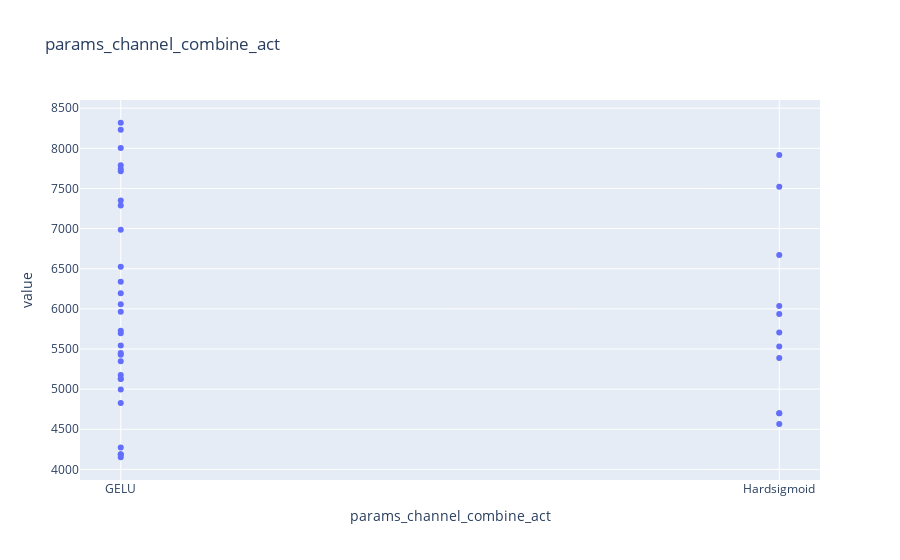
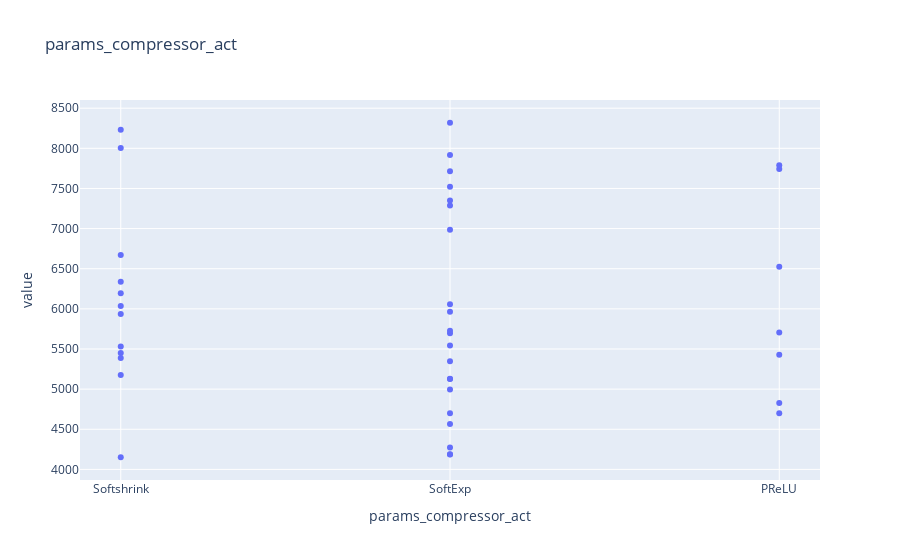
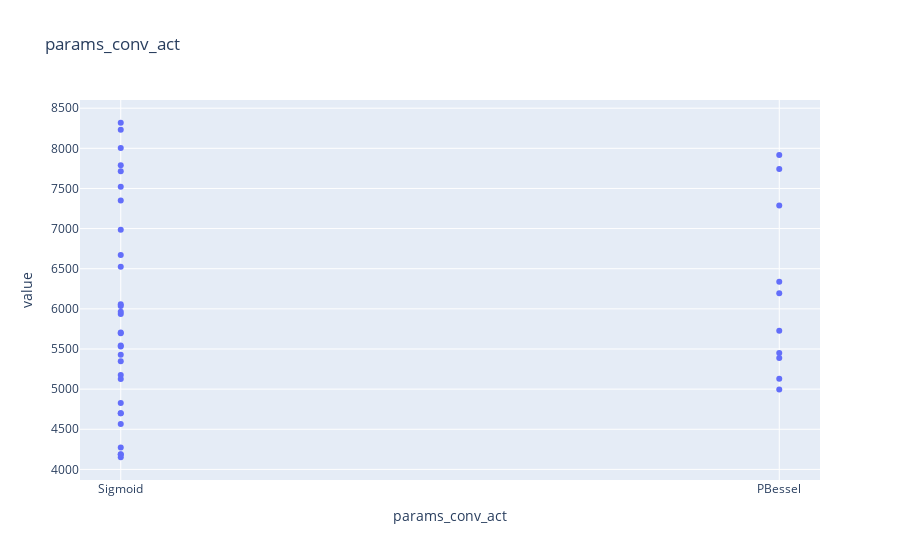
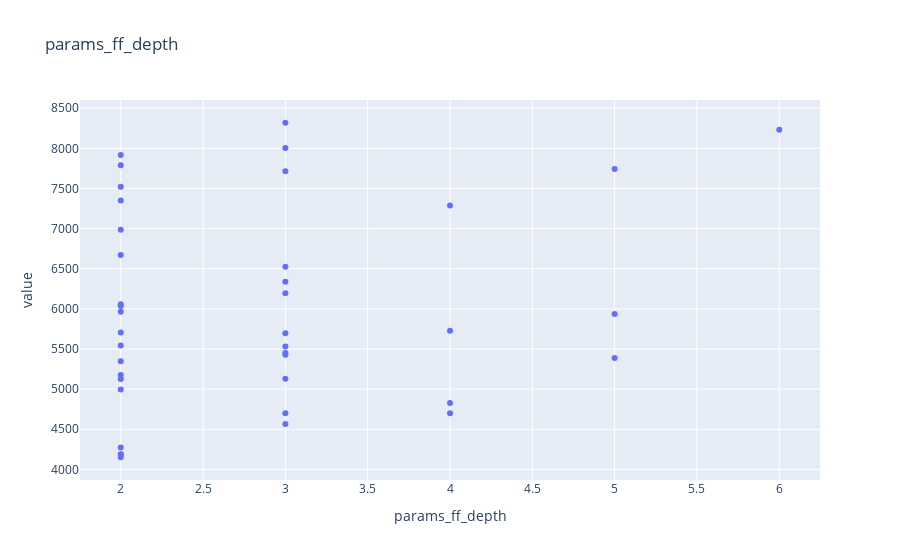

Source (notebook cell) for these figures, in order:
### Code cell
for p in params:
    df.plot(x=p, y="value", kind="scatter", title=p).show()

### Figure 1 — Plotly figure (JSON) as saved in the notebook; plotly's stock layout.template omitted (floating-point values rounded to 4 significant figures)
{"data": [{"hovertemplate": "params_channel_combine_act=%{x}<br>value=%{y}<extra></extra>", "legendgroup": "", "marker": {"color": "#636efa", "symbol": "circle"}, "mode": "markers", "name": "", "orientation": "v", "showlegend": false, "type": "scatter", "x": ["GELU", "GELU", "GELU", "GELU", "Hardsigmoid", "Hardsigmoid", "Hardsigmoid", "GELU", "GELU", "GELU", "GELU", "GELU", "GELU", "Hardsigmoid", "GELU", "GELU", "Hardsigmoid", "GELU", "GELU", "Hardsigmoid", "GELU", "Hardsigmoid", "GELU", "Hardsigmoid", "GELU", "GELU", "GELU", "GELU", "Hardsigmoid", "GELU", "GELU", "GELU", "Hardsigmoid", "GELU", "GELU", "GELU", "Hardsigmoid", "GELU", "GELU", "GELU"], "xaxis": "x", "y": [4151.0, 4186.0, 4188.0, 4273.0, 4567.0, 4699.0, 4700.0, 4828.0, 4994.0, 5126.0, 5130.0, 5177.0, 5347.0, 5388.0, 5428.0, 5451.0, 5532.0, 5544.0, 5696.0, 5706.0, 5727.0, 5937.0, 5966.0, 6037.0, 6058.0, 6194.0, 6337.0, 6524.0, 6671.0, 6986.0, 7288.0, 7348.0, 7521.0, 7714.0, 7742.0, 7789.0, 7915.0, 8004.0, 8231.0, 8319.0], "yaxis": "y"}], "layout": {"legend": {"tracegroupgap": 0}, "title": {"text": "params_channel_combine_act"}, "xaxis": {"anchor": "y", "domain": [0, 1], "title": {"text": "params_channel_combine_act"}}, "yaxis": {"anchor": "x", "domain": [0, 1], "title": {"text": "value"}}}}

### Figure 2 — Plotly figure (JSON) as saved in the notebook; plotly's stock layout.template omitted (floating-point values rounded to 4 significant figures)
{"data": [{"hovertemplate": "params_compressor_act=%{x}<br>value=%{y}<extra></extra>", "legendgroup": "", "marker": {"color": "#636efa", "symbol": "circle"}, "mode": "markers", "name": "", "orientation": "v", "showlegend": false, "type": "scatter", "x": ["Softshrink", "SoftExp", "SoftExp", "SoftExp", "SoftExp", "SoftExp", "PReLU", "PReLU", "SoftExp", "SoftExp", "SoftExp", "Softshrink", "SoftExp", "Softshrink", "PReLU", "Softshrink", "Softshrink", "SoftExp", "SoftExp", "PReLU", "SoftExp", "Softshrink", "SoftExp", "Softshrink", "SoftExp", "Softshrink", "Softshrink", "PReLU", "Softshrink", "SoftExp", "SoftExp", "SoftExp", "SoftExp", "SoftExp", "PReLU", "PReLU", "SoftExp", "Softshrink", "Softshrink", "SoftExp"], "xaxis": "x", "y": [4151.0, 4186.0, 4188.0, 4273.0, 4567.0, 4699.0, 4700.0, 4828.0, 4994.0, 5126.0, 5130.0, 5177.0, 5347.0, 5388.0, 5428.0, 5451.0, 5532.0, 5544.0, 5696.0, 5706.0, 5727.0, 5937.0, 5966.0, 6037.0, 6058.0, 6194.0, 6337.0, 6524.0, 6671.0, 6986.0, 7288.0, 7348.0, 7521.0, 7714.0, 7742.0, 7789.0, 7915.0, 8004.0, 8231.0, 8319.0], "yaxis": "y"}], "layout": {"legend": {"tracegroupgap": 0}, "title": {"text": "params_compressor_act"}, "xaxis": {"anchor": "y", "domain": [0, 1], "title": {"text": "params_compressor_act"}}, "yaxis": {"anchor": "x", "domain": [0, 1], "title": {"text": "value"}}}}

### Figure 3 — Plotly figure (JSON) as saved in the notebook; plotly's stock layout.template omitted (floating-point values rounded to 4 significant figures)
{"data": [{"hovertemplate": "params_conv_act=%{x}<br>value=%{y}<extra></extra>", "legendgroup": "", "marker": {"color": "#636efa", "symbol": "circle"}, "mode": "markers", "name": "", "orientation": "v", "showlegend": false, "type": "scatter", "x": ["Sigmoid", "Sigmoid", "Sigmoid", "Sigmoid", "Sigmoid", "Sigmoid", "Sigmoid", "Sigmoid", "PBessel", "Sigmoid", "PBessel", "Sigmoid", "Sigmoid", "PBessel", "Sigmoid", "PBessel", "Sigmoid", "Sigmoid", "Sigmoid", "Sigmoid", "PBessel", "Sigmoid", "Sigmoid", "Sigmoid", "Sigmoid", "PBessel", "PBessel", "Sigmoid", "Sigmoid", "Sigmoid", "PBessel", "Sigmoid", "Sigmoid", "Sigmoid", "PBessel", "Sigmoid", "PBessel", "Sigmoid", "Sigmoid", "Sigmoid"], "xaxis": "x", "y": [4151.0, 4186.0, 4188.0, 4273.0, 4567.0, 4699.0, 4700.0, 4828.0, 4994.0, 5126.0, 5130.0, 5177.0, 5347.0, 5388.0, 5428.0, 5451.0, 5532.0, 5544.0, 5696.0, 5706.0, 5727.0, 5937.0, 5966.0, 6037.0, 6058.0, 6194.0, 6337.0, 6524.0, 6671.0, 6986.0, 7288.0, 7348.0, 7521.0, 7714.0, 7742.0, 7789.0, 7915.0, 8004.0, 8231.0, 8319.0], "yaxis": "y"}], "layout": {"legend": {"tracegroupgap": 0}, "title": {"text": "params_conv_act"}, "xaxis": {"anchor": "y", "domain": [0, 1], "title": {"text": "params_conv_act"}}, "yaxis": {"anchor": "x", "domain": [0, 1], "title": {"text": "value"}}}}

### Figure 4 — Plotly figure (JSON) as saved in the notebook; plotly's stock layout.template omitted (floating-point values rounded to 4 significant figures)
{"data": [{"hovertemplate": "params_ff_depth=%{x}<br>value=%{y}<extra></extra>", "legendgroup": "", "marker": {"color": "#636efa", "symbol": "circle"}, "mode": "markers", "name": "", "orientation": "v", "showlegend": false, "type": "scatter", "x": [2, 2, 2, 2, 3, 3, 4, 4, 2, 2, 3, 2, 2, 5, 3, 3, 3, 2, 3, 2, 4, 5, 2, 2, 2, 3, 3, 3, 2, 2, 4, 2, 2, 3, 5, 2, 2, 3, 6, 3], "xaxis": "x", "y": [4151.0, 4186.0, 4188.0, 4273.0, 4567.0, 4699.0, 4700.0, 4828.0, 4994.0, 5126.0, 5130.0, 5177.0, 5347.0, 5388.0, 5428.0, 5451.0, 5532.0, 5544.0, 5696.0, 5706.0, 5727.0, 5937.0, 5966.0, 6037.0, 6058.0, 6194.0, 6337.0, 6524.0, 6671.0, 6986.0, 7288.0, 7348.0, 7521.0, 7714.0, 7742.0, 7789.0, 7915.0, 8004.0, 8231.0, 8319.0], "yaxis": "y"}], "layout": {"legend": {"tracegroupgap": 0}, "title": {"text": "params_ff_depth"}, "xaxis": {"anchor": "y", "domain": [0, 1], "title": {"text": "params_ff_depth"}}, "yaxis": {"anchor": "x", "domain": [0, 1], "title": {"text": "value"}}}}
